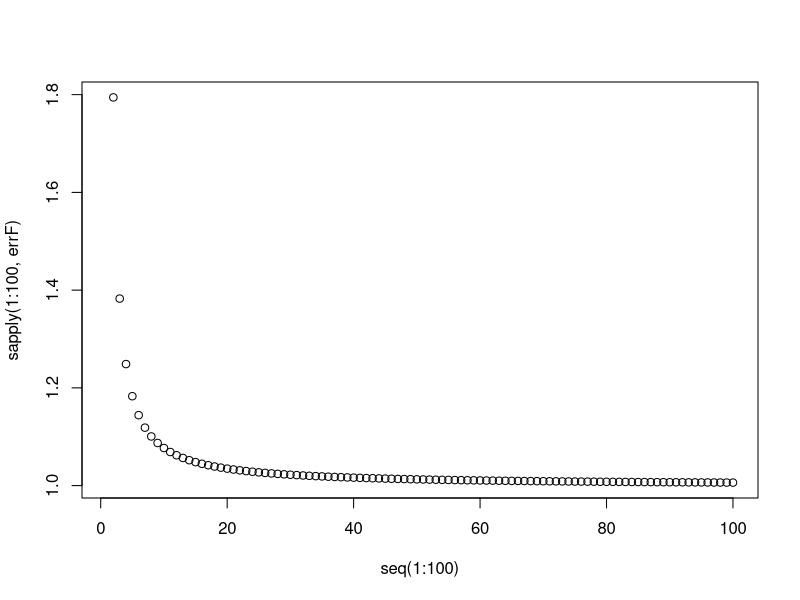
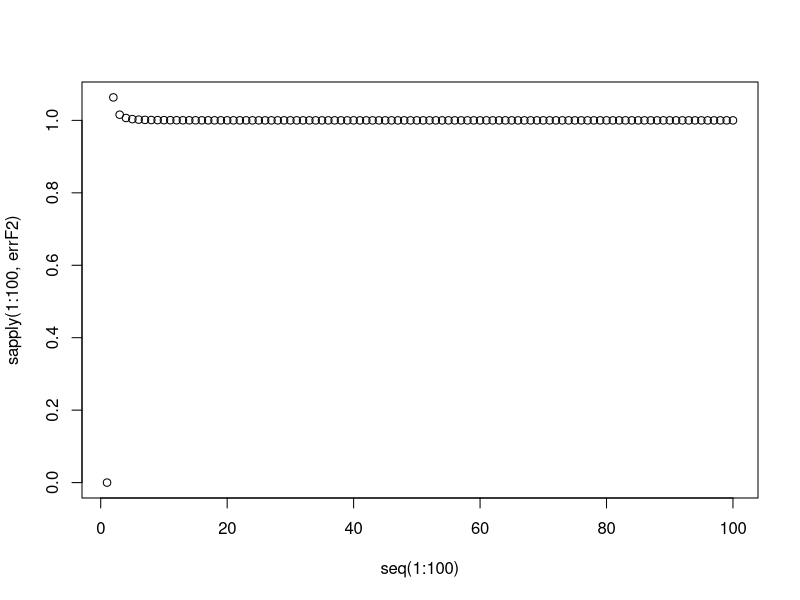

Here is the R script that generated these plots, in order:
## ---- chunk 1
knitr::opts_chunk$set(echo = TRUE)
## ---- chunk 2
f1 <- function(n) {
  sum(sapply(1:n, log))
}

f2 <- function(n) {
  n*log(n) - n + 1
}

errF <- function(n) {
  f1(n)/f2(n)
}

plot(seq(1:100), sapply(1:100,errF))
errF(15)
## ---- chunk 3
f3 <- function(n) {
  n*log(n) - n + 0.5*log(2*pi*n)
}


errF2 <- function(n) {
  f1(n)/f3(n)
}

plot(seq(1:100), sapply(1:100,errF2))
errF2(3)
